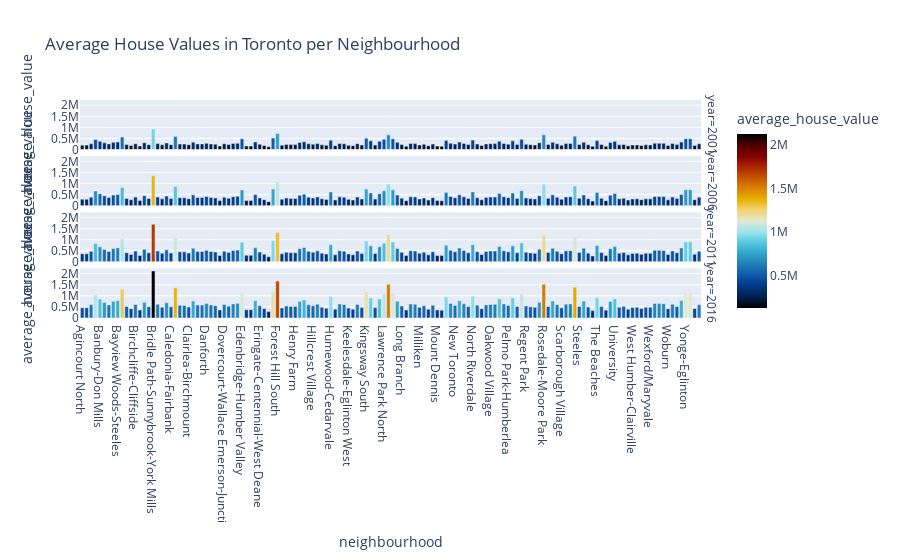

This figure's notebook cell:
### Markdown cell above
## Cost Analysis - Optional Challenge

In this section, you will use Plotly express to a couple of plots that investors can interactively filter and explore various factors related to the house value of the Toronto's neighbourhoods. 

### Create a bar chart row facet to plot the average house values for all Toronto's neighbourhoods per year

### Code cell
# YOUR CODE HERE!
mean_house_value

avg_house_values = px.bar(
    mean_house_value,
    x="neighbourhood",
    y="average_house_value",
    color="average_house_value",
    color_continuous_scale=px.colors.cyclical.IceFire,
    title="Average House Values in Toronto per Neighbourhood",
    facet_row="year",
    height=800
)
avg_house_values.show()

### Figure 1 — Plotly figure (JSON) as saved in the notebook; plotly's stock layout.template omitted (floating-point values rounded to 4 significant figures; data arrays with more than 128 entries replaced by an {"elided": "..."} marker saying what was removed)
{"data": [{"alignmentgroup": "True", "hovertemplate": "year=2001<br>neighbourhood=%{x}<br>average_house_value=%{marker.color}<extra></extra>", "legendgroup": "", "marker": {"color": {"elided": "140 int values"}, "coloraxis": "coloraxis", "pattern": {"shape": ""}}, "name": "", "offsetgroup": "", "orientation": "v", "showlegend": false, "textposition": "auto", "type": "bar", "x": {"elided": "140 str values"}, "xaxis": "x4", "y": {"elided": "140 int values"}, "yaxis": "y4"}, {"alignmentgroup": "True", "hovertemplate": "year=2006<br>neighbourhood=%{x}<br>average_house_value=%{marker.color}<extra></extra>", "legendgroup": "", "marker": {"color": {"elided": "140 int values"}, "coloraxis": "coloraxis", "pattern": {"shape": ""}}, "name": "", "offsetgroup": "", "orientation": "v", "showlegend": false, "textposition": "auto", "type": "bar", "x": {"elided": "140 str values"}, "xaxis": "x3", "y": {"elided": "140 int values"}, "yaxis": "y3"}, {"alignmentgroup": "True", "hovertemplate": "year=2011<br>neighbourhood=%{x}<br>average_house_value=%{marker.color}<extra></extra>", "legendgroup": "", "marker": {"color": {"elided": "140 int values"}, "coloraxis": "coloraxis", "pattern": {"shape": ""}}, "name": "", "offsetgroup": "", "orientation": "v", "showlegend": false, "textposition": "auto", "type": "bar", "x": {"elided": "140 str values"}, "xaxis": "x2", "y": {"elided": "140 int values"}, "yaxis": "y2"}, {"alignmentgroup": "True", "hovertemplate": "year=2016<br>neighbourhood=%{x}<br>average_house_value=%{marker.color}<extra></extra>", "legendgroup": "", "marker": {"color": {"elided": "140 int values"}, "coloraxis": "coloraxis", "pattern": {"shape": ""}}, "name": "", "offsetgroup": "", "orientation": "v", "showlegend": false, "textposition": "auto", "type": "bar", "x": {"elided": "140 str values"}, "xaxis": "x", "y": {"elided": "140 int values"}, "yaxis": "y"}], "layout": {"annotations": [{"font": {}, "showarrow": false, "text": "year=2016", "textangle": 90, "x": 0.98, "xanchor": "left", "xref": "paper", "y": 0.1138, "yanchor": "middle", "yref": "paper"}, {"font": {}, "showarrow": false, "text": "year=2011", "textangle": 90, "x": 0.98, "xanchor": "left", "xref": "paper", "y": 0.3712, "yanchor": "middle", "yref": "paper"}, {"font": {}, "showarrow": false, "text": "year=2006", "textangle": 90, "x": 0.98, "xanchor": "left", "xref": "paper", "y": 0.6288, "yanchor": "middle", "yref": "paper"}, {"font": {}, "showarrow": false, "text": "year=2001", "textangle": 90, "x": 0.98, "xanchor": "left", "xref": "paper", "y": 0.8862, "yanchor": "middle", "yref": "paper"}], "autosize": true, "barmode": "relative", "coloraxis": {"colorbar": {"title": {"text": "average_house_value"}}, "colorscale": [[0, "#000000"], [0.0625, "#001f4d"], [0.125, "#003786"], [0.1875, "#0e58a8"], [0.25, "#217eb8"], [0.3125, "#30a4ca"], [0.375, "#54c8df"], [0.4375, "#9be4ef"], [0.5, "#e1e9d1"], [0.5625, "#f3d573"], [0.625, "#e7b000"], [0.6875, "#da8200"], [0.75, "#c65400"], [0.8125, "#ac2301"], [0.875, "#820000"], [0.9375, "#4c0000"], [1, "#000000"]]}, "legend": {"tracegroupgap": 0}, "title": {"text": "Average House Values in Toronto per Neighbourhood"}, "xaxis": {"anchor": "y", "autorange": true, "domain": [0, 0.98], "range": [-0.5, 139.5], "title": {"text": "neighbourhood"}, "type": "category"}, "xaxis2": {"anchor": "y2", "autorange": true, "domain": [0, 0.98], "matches": "x", "range": [-0.5, 139.5], "showticklabels": false, "type": "category"}, "xaxis3": {"anchor": "y3", "autorange": true, "domain": [0, 0.98], "matches": "x", "range": [-0.5, 139.5], "showticklabels": false, "type": "category"}, "xaxis4": {"anchor": "y4", "autorange": true, "domain": [0, 0.98], "matches": "x", "range": [-0.5, 139.5], "showticklabels": false, "type": "category"}, "yaxis": {"anchor": "x", "autorange": true, "domain": [0, 0.2275], "range": [0, 2236000.0], "title": {"text": "average_house_value"}, "type": "linear"}, "yaxis2": {"anchor": "x2", "autorange": true, "domain": [0.2575, 0.485], "matches": "y", "range": [0, 2236000.0], "title": {"text": "average_house_value"}, "type": "linear"}, "yaxis3": {"anchor": "x3", "autorange": true, "domain": [0.515, 0.7425], "matches": "y", "range": [0, 2236000.0], "title": {"text": "average_house_value"}, "type": "linear"}, "yaxis4": {"anchor": "x4", "autorange": true, "domain": [0.7725, 1], "matches": "y", "range": [0, 2236000.0], "title": {"text": "average_house_value"}, "type": "linear"}}}
